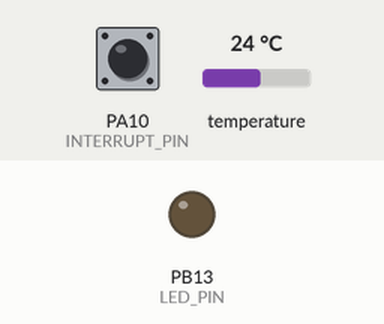
Bench run of a sketch on a simulated STM32 Blue Pill. On the bench: output pins drawn as LEDs (lit = HIGH). The inputs (shaded band) are chosen by the test bench; at power-on: temperature 24 °C, PA10 (INTERRUPT_PIN) LOW. The sensor or clock chip raises its interrupt line as the real part does; what the sketch prints to the serial monitor is not drawn.

Above: at 0.1 s.
At 1.7 s:
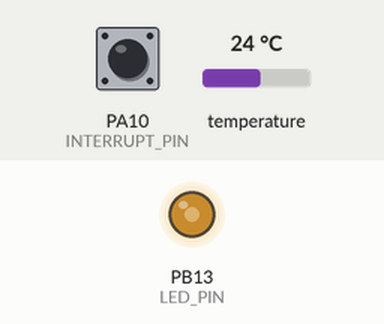
1.8 s: temperature set to 12 °C
4.8 s: temperature set to 19 °C
Timing chart, 0 to 13.8 s (numbered marks = the images above; inputs shaded):
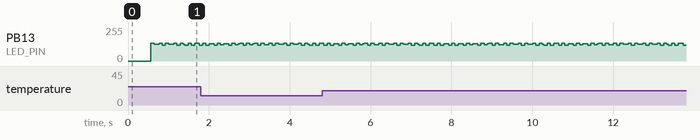

The sketch:

IMU_Controller.ino
```cpp
#include "I2Cdev.h"
#include "MPU6050_6Axis_MotionApps20.h"
#include "Wire.h"

MPU6050 mpu;

#define INTERRUPT_PIN PA10  // use pin 2 on Arduino Uno & most boards
#define LED_PIN PB13 // (Arduino is 13, Teensy is 11, Teensy++ is 6)
bool blinkState = false;

// MPU control/status vars
bool dmpReady = false;  // set true if DMP init was successful
uint8_t mpuIntStatus;   // holds actual interrupt status byte from MPU
uint8_t devStatus;      // return status after each device operation (0 = success, !0 = error)
uint16_t packetSize;    // expected DMP packet size (default is 42 bytes)
uint16_t fifoCount;     // count of all bytes currently in FIFO
uint8_t fifoBuffer[64]; // FIFO storage buffer

// orientation/motion vars
Quaternion q;           // [w, x, y, z]         quaternion container
VectorInt16 aa;         // [x, y, z]            accel sensor measurements
VectorInt16 aaReal;     // [x, y, z]            gravity-free accel sensor measurements
VectorInt16 aaWorld;    // [x, y, z]            world-frame accel sensor measurements
VectorFloat gravity;    // [x, y, z]            gravity vector
float euler[3];         // [psi, theta, phi]    Euler angle container
float ypr[3];           // [yaw, pitch, roll]   yaw/pitch/roll container and gravity vector

// packet structure for InvenSense teapot demo
uint8_t teapotPacket[28] = { '$', 0x03, 0,0, 0,0, 0,0, 0,0, 0,0, 0,0, 0,0, 0,0, 0,0, 0,0, 0,0, 0x00, 0x00, '\r', '\n' };

// ================================================================
// ===               INTERRUPT DETECTION ROUTINE                ===
// ================================================================

volatile bool mpuInterrupt = false;     // indicates whether MPU interrupt pin has gone high
void dmpDataReady() {
    mpuInterrupt = true;
}

// ================================================================
// ===                      INITIAL SETUP                       ===
// ================================================================

bool DEBUG_LED;

void setup() {
    pinMode (INTERRUPT_PIN, INPUT);

    Wire.begin();
    Wire.setClock(400000);

    Serial.begin(115200);
    Serial.println(F("Initializing I2C devices..."));

    mpu.initialize();
    mpu.testConnection();
    devStatus = mpu.dmpInitialize();
    if (devStatus == 0) {
      // turn on the DMP, now that it's ready
      mpu.setDMPEnabled(true);

      attachInterrupt(digitalPinToInterrupt (INTERRUPT_PIN), dmpDataReady, RISING);
      mpuIntStatus = mpu.getIntStatus();

      dmpReady = true;

      packetSize = mpu.dmpGetFIFOPacketSize();
    } else {
      while (1)
      {
        digitalWrite(LED_BUILTIN, HIGH);
        delay(250);
        digitalWrite(LED_BUILTIN, LOW);
        delay(250);
      }
    }

    // configure LED for output
    pinMode(LED_PIN, OUTPUT);
}

// ================================================================
// ===                    MAIN PROGRAM LOOP                     ===
// ================================================================

void loop() {
    if (!dmpReady)
    {
      Serial.println("dmpReady Failed!");
      digitalWrite(LED_BUILTIN, !DEBUG_LED);
      DEBUG_LED = !DEBUG_LED;
      return;
    }

    if (mpu.dmpGetCurrentFIFOPacket(fifoBuffer)) {
        teapotPacket[2] = fifoBuffer[0];
    teapotPacket[3] = fifoBuffer[1];
    teapotPacket[4] = fifoBuffer[4];
    teapotPacket[5] = fifoBuffer[5];
    teapotPacket[6] = fifoBuffer[8];
    teapotPacket[7] = fifoBuffer[9];
    teapotPacket[8] = fifoBuffer[12];
    teapotPacket[9] = fifoBuffer[13];
    // gyro values
    teapotPacket[10] = fifoBuffer[16];
    teapotPacket[11] = fifoBuffer[17];
    teapotPacket[12] = fifoBuffer[20];
    teapotPacket[13] = fifoBuffer[21];
    teapotPacket[14] = fifoBuffer[24];
    teapotPacket[15] = fifoBuffer[25];
    // accelerometer values
    teapotPacket[16] = fifoBuffer[28];
    teapotPacket[17] = fifoBuffer[29];
    teapotPacket[18] = fifoBuffer[32];
    teapotPacket[19] = fifoBuffer[33];
    teapotPacket[20] = fifoBuffer[36];
    teapotPacket[21] = fifoBuffer[37];
    //temperature
    int16_t temperature = mpu.getTemperature();
    teapotPacket[22] = temperature >> 8;
    teapotPacket[23] = temperature & 0xFF;
    Serial.write(teapotPacket, 28);
    teapotPacket[25]++; // packetCount, loops at 0xFF on purpose
        blinkState = !blinkState;
        digitalWrite(LED_PIN, blinkState);
  }
}
```
